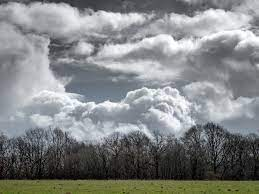
#> input picture HW1/Images/c1.jpg, 259 x 194 px; its folder holds only this picture in this run
$ jupyter execute --allow-errors HW1.ipynb
#> lines starting #> are read from the running program, lines starting #| are printed output that depends on the picture; long printed decimals are rounded
# Introduction to Machine Learning
## Homework 1
### Student Name: Amirali Dehghani
### Student ID: 810102443

[cell 1]
import numpy as np
import matplotlib.pyplot as plt
import math, matplotlib.pyplot as plt
from collections import Counter
from PIL import Image
from pathlib import Path

#### Question 4
**Part d**

[cell 2]
mu1 = np.array([4, 11])
mu2 = np.array([10, 3])
var = 3 * np.eye(2)
p1 = 0.6
p2 = 0.4
n = 100
X1 = np.random.multivariate_normal(mu1, var, n)
X2 = np.random.multivariate_normal(mu2, var, n)
plt.figure(figsize=(5.5, 5.5))
plt.scatter(X1[:, 0], X1[:, 1], s=12, label='Class 1')
plt.scatter(X2[:, 0], X2[:, 1], s=12, label='Class 2')

xmin = min(X1[:, 0].min(), X2[:, 0].min()) - 1
xmax = max(X1[:, 0].max(), X2[:, 0].max()) + 1
x = np.linspace(xmin, xmax, 200)

y = 0.75 * x + 1.598
plt.plot(x, y, '--', lw=2, label='Bayes boundary')

plt.legend()
plt.tight_layout()
plt.show()
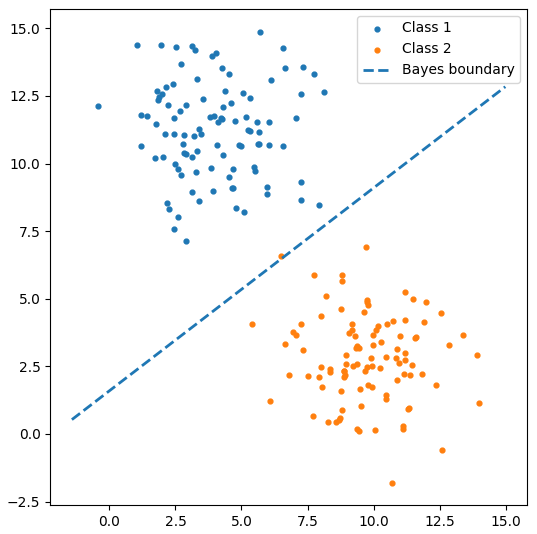
#> figure drawn by matplotlib, 1 panel; curve peaks at x = 14.99, y = 12.84

#### Question 7
**Part 2**

[cell 3]
X = np.array([
    [0, 1],
    [1, 1],
    [0, 0],
    [1, 1],
    [1, 1],
    [0, 0],
    [1, 0],
    [1, 0],
    [1, 1],
    [1, 0]
])
y = np.array([1,
              1,
              0,
              1,
              1,
              0,
              0,
              0,
              1,
              0])
# A
p_y1 = np.mean(y == 1)
p_y0 = np.mean(y == 0)
print("-" * 20 + "A" + "-" * 20)
print(f"P(y=1) = {p_y1}")
print(f"P(y=0) = {p_y0}")
# B
p_x1_y1 = np.mean(X[y == 1, 0] == 1)
p_x2_y1 = np.mean(X[y == 1, 1] == 1)
p_x1_y0 = np.mean(X[y == 0, 0] == 1)
p_x2_y0 = np.mean(X[y == 0, 1] == 1)
print("-" * 20 + "B" + "-" * 20)
print(f"P(x1=1 | y=1) = {p_x1_y1}")
print(f"P(x2=1 | y=1) = {p_x2_y1}")
print(f"P(x1=1 | y=0) = {p_x1_y0}")
print(f"P(x2=1 | y=0) = {p_x2_y0}")
# C
x = np.array([1, 1])
s1 = p_y1 * (p_x1_y1 ** x[0]) * (p_x2_y1 ** x[1])
s0 = p_y0 * (p_x1_y0 ** x[0]) * (p_x2_y0 ** x[1])
s = s1 + s0
p_y1_x = s1 / s
p_y0_x = s0 / s

predicted_label = 1 if p_y1_x > p_y0_x else 0
print("-" * 20 + "C" + "-" * 20)
print(p_y1_x, p_y0_x)
print(predicted_label)

#### Question 8

[cell 4]
TRAIN_PATH = "data/train"
TEST_PATH = "data/test"

def load_data(path):
    X, y1, y2 = [], [], []
    with open(path, "r") as f:
        for line in f:
            parts = line.strip().split()
            if not parts:
                continue
            y1.append(1 if parts[1].lower() == "spam" else 0)
            y2.append(1 if parts[1].lower() == "ham" else 0)
            wc = {}
            toks = parts[2:]
            for w, c in zip(toks[::2], toks[1::2]):
                if c.isdigit():
                    wc[w] = wc.get(w, 0) + int(c)
            X.append(wc)
    return X, y1, y2

#> (the rest of this cell did not finish here and is left out)

**Part 2**

#> (a cell that did not finish here is left out)

**Part 3**

[cell 6]
V = set()
#> (the rest of this cell did not finish here and is left out)

**Part 4**

[cell 7]
def predict_docs(X, Pw_spam, Pw_ham, logP_spam, logP_ham):
    preds = []
    for d in X:
        s_spam = logP_spam
        s_ham = logP_ham
        for w, c in d.items():
            ps = Pw_spam.get(w)
            ph = Pw_ham.get(w)
            if ps is not None and ph is not None:
                s_spam += c * math.log(ps)
                s_ham += c * math.log(ph)
        preds.append(1 if s_spam >= s_ham else 0)
    return preds

def accuracy(y_true, y_pred):
    return sum(int(a == b) for a, b in zip(y_true, y_pred)) / len(y_true)

#> (the rest of this cell did not finish here and is left out)

**Part 5**

#> (a cell that did not finish here is left out)

#### Question 9

**Part 1**

[cell 9]
img_dir = Path("Images")
files = sorted(img_dir.glob("*.jpg"))
names = np.array([p.name for p in files])

def score_warmth(p):
    a = np.asarray(Image.open(p).convert("RGB"), dtype=np.float32)/255.0
    return float(a[...,0].mean() - a[...,2].mean())

scores = np.array([score_warmth(p) for p in files])
#> scores = [-0.0119]
thr_med = float(np.median(scores))
#> thr_med = -0.0119
pred_med = np.where(scores >= thr_med, "warm", "cold")

**Part 2**

[cell 10]
y_true = np.array(["warm" if n.lower().startswith("s") else "cold" for n in names])

def cm_pr_re(y_true, y_pred, pos="warm"):
#> called with y_true = array of shape (1,), y_pred = array of shape (1,), pos = 'warm'
    tp = int(np.sum((y_true==pos)&(y_pred==pos)))
#> tp = 0
    fp = int(np.sum((y_true!=pos)&(y_pred==pos)))
#> fp = 1
    tn = int(np.sum((y_true!=pos)&(y_pred!=pos)))
#> tn = 0
    fn = int(np.sum((y_true==pos)&(y_pred!=pos)))
#> fn = 0
    prec = tp/(tp+fp) if (tp+fp)>0 else 0.0
#> prec = 0
    rec  = tp/(tp+fn) if (tp+fn)>0 else 0.0
#> rec = 0
    return tp, fp, tn, fn, prec, rec

tp_m, fp_m, tn_m, fn_m, pr_m, re_m = cm_pr_re(y_true, pred_med, pos="warm")
#> tp_m = 0; fp_m = 1; tn_m = 0; fn_m = 0; pr_m = 0; re_m = 0
acc_m = float((pred_med==y_true).mean())
#> acc_m = 0

print("=== Warmth model (threshold = median) ===")
print("Confusion matrix (positive = warm):")
print(f"TP: {tp_m}  FP: {fp_m}  TN: {tn_m}  FN: {fn_m}")
#| TP: 0  FP: 1  TN: 0  FN: 0
print("Metrics:")
print(f"Precision (warm): {pr_m:.3f}")
#| Precision (warm): 0.000
print(f"Recall    (warm): {re_m:.3f}")
#| Recall    (warm): 0.000
print(f"Accuracy:         {acc_m:.3f}")
#| Accuracy:         0.000

**Part 3**

[cell 11]
vals = np.unique(scores)
#> vals = [-0.0119]
best_acc = -1.0
best_thr = thr_med
#> best_thr = -0.0119
for t in vals:
    p = np.where(scores >= t, "warm", "cold")
    acc = (p == y_true).mean()
    if acc > best_acc:
        best_acc = acc
        best_thr = float(t)
#> this loop made 1 pass
#> (t, acc, best_acc, best_thr) on pass 1: (-0.0119, 0, 0, -0.0119)
#> after the loop, best_acc = 0; best_thr = -0.0119

pred_opt = np.where(scores >= best_thr, "warm", "cold")
tp_o, fp_o, tn_o, fn_o, pr_o, re_o = cm_pr_re(y_true, pred_opt, pos="warm")
#> tp_o = 0; fp_o = 1; tn_o = 0; fn_o = 0; pr_o = 0; re_o = 0
acc_o = float((pred_opt == y_true).mean())
#> acc_o = 0

print("=== Warmth model (threshold = optimal) ===")
print(f"Best threshold: {best_thr:.6f}")
#| Best threshold: -0.01191
print(f"Accuracy: {acc_o:.3f}")
#| Accuracy: 0.000
print("Confusion matrix (positive = warm):")
print(f"TP: {tp_o}  FP: {fp_o}  TN: {tn_o}  FN: {fn_o}")
#| TP: 0  FP: 1  TN: 0  FN: 0
print("Metrics:")
print(f"Precision (warm): {pr_o:.3f}")
#| Precision (warm): 0.000
print(f"Recall    (warm): {re_o:.3f}")
#| Recall    (warm): 0.000

**Part 4**

[cell 12]
idx_wrong = np.where(y_true!=pred_opt)[0]
#> idx_wrong = [0]
print("name\tscore\ttrue\tpred")
for k in idx_wrong:
    print(f"{names[k]}\t{scores[k]:.4f}\t{y_true[k]}\t{pred_opt[k]}")
#> this loop made 1 pass
#| c1.jpg	-0.0119	cold	warm

if len(idx_wrong)>0:
    cols = 4
    rows = math.ceil(len(idx_wrong)/cols)
#> rows = 1
    plt.figure(figsize=(12,3*rows))
    for i,k in enumerate(idx_wrong[:rows*cols]):
        im = Image.open(files[k])
#> im is the input picture: PIL image 259x194 RGB; mean R, G, B 130.8, 133.2, 133.8
        plt.subplot(rows,cols,i+1)
        plt.imshow(im)
        plt.axis("off")
        plt.title(f"{names[k]}\ntrue:{y_true[k]}  pred:{pred_opt[k]}  s:{scores[k]:.3f}")
    plt.tight_layout()
    plt.show()
else:
    print("no misclassified images")
